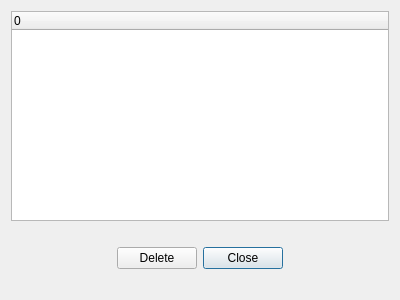
<ui version="4.0" >
 <class>ossimPlanetQtActivityWindow</class>
 <widget class="QDialog" name="ossimPlanetQtActivityWindow" >
  <property name="geometry" >
   <rect>
    <x>0</x>
    <y>0</y>
    <width>400</width>
    <height>300</height>
   </rect>
  </property>
  <property name="windowTitle" >
   <string>Activity Window</string>
  </property>
  <layout class="QVBoxLayout" >
   <item>
    <widget class="ossimPlanetQtActivityWidget" name="theActivityWidget" >
     <property name="sizePolicy" >
      <sizepolicy vsizetype="Preferred" hsizetype="Preferred" >
       <horstretch>0</horstretch>
       <verstretch>0</verstretch>
      </sizepolicy>
     </property>
     <property name="selectionMode" >
      <enum>QAbstractItemView::MultiSelection</enum>
     </property>
     <property name="columnCount" >
      <number>1</number>
     </property>
     <column>
      <property name="text" >
       <string>0</string>
      </property>
     </column>
    </widget>
   </item>
   <item>
    <layout class="QHBoxLayout" >
     <item>
      <spacer>
       <property name="orientation" >
        <enum>Qt::Horizontal</enum>
       </property>
       <property name="sizeHint" >
        <size>
         <width>81</width>
         <height>62</height>
        </size>
       </property>
      </spacer>
     </item>
     <item>
      <widget class="QPushButton" name="theDeleteButton" >
       <property name="text" >
        <string>Delete</string>
       </property>
       <property name="autoDefault" >
        <bool>false</bool>
       </property>
      </widget>
     </item>
     <item>
      <widget class="QPushButton" name="theCloseButton" >
       <property name="text" >
        <string>Close</string>
       </property>
      </widget>
     </item>
     <item>
      <spacer>
       <property name="orientation" >
        <enum>Qt::Horizontal</enum>
       </property>
       <property name="sizeHint" >
        <size>
         <width>101</width>
         <height>62</height>
        </size>
       </property>
      </spacer>
     </item>
    </layout>
   </item>
  </layout>
 </widget>
 <customwidgets>
  <customwidget>
   <class>ossimPlanetQtActivityWidget</class>
   <extends>QTreeWidget</extends>
   <header>ossimPlanetQtActivityWidget.h</header>
  </customwidget>
 </customwidgets>
 <resources/>
 <connections/>
</ui>
